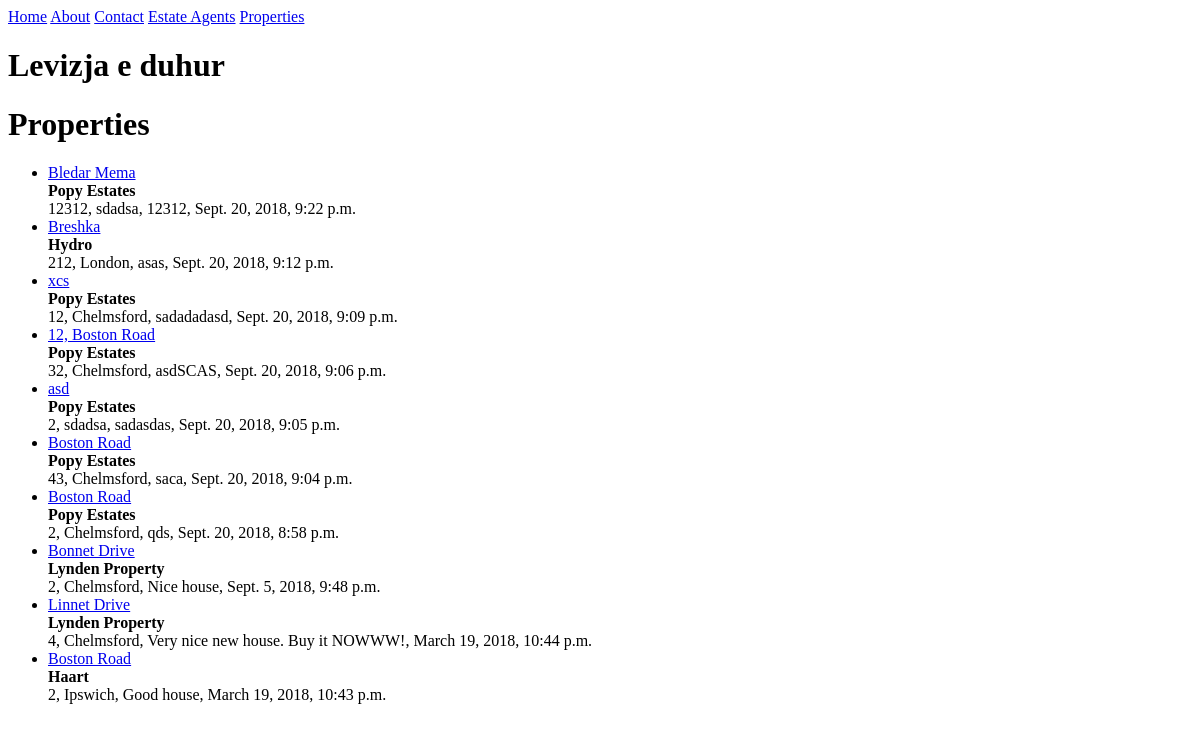
The page /property/ on the database as committed earlier.
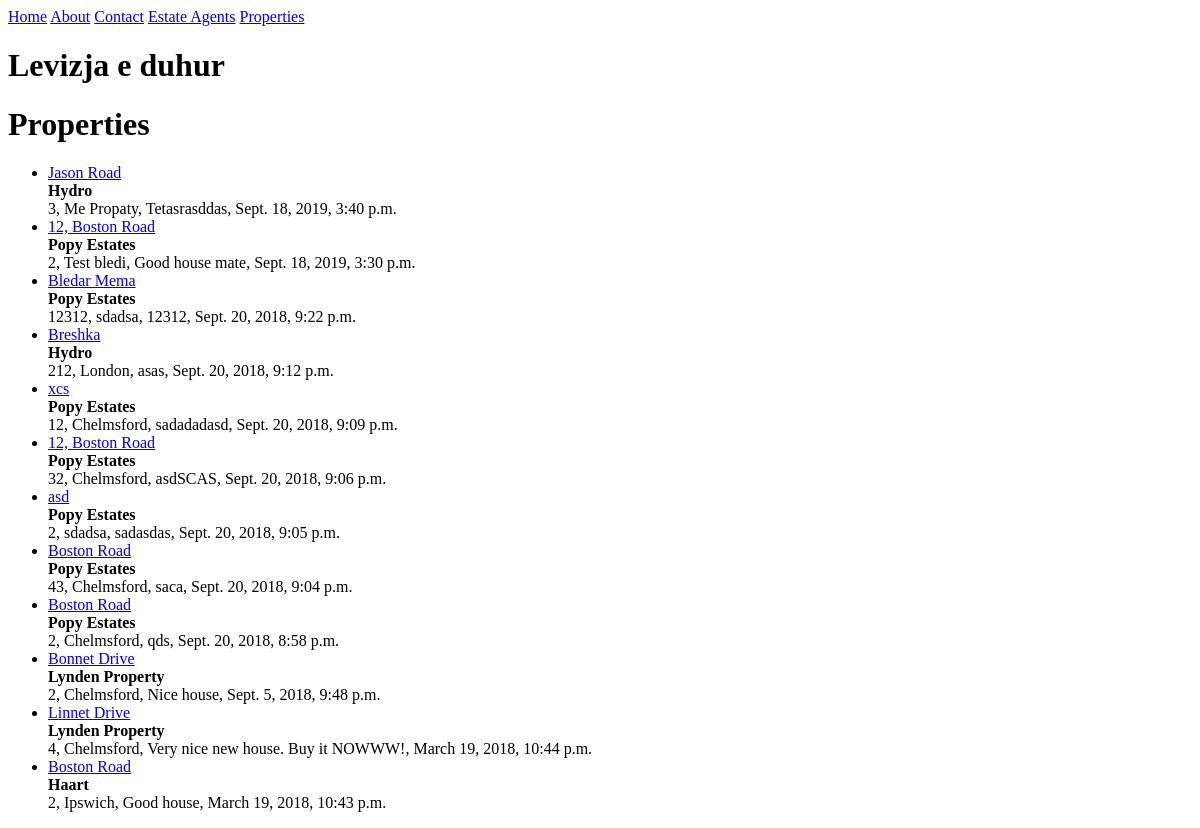
The same page on the database as committed later.
### property/models.py (models this page shows, shortened)
class Property(models.Model):
	user 			= models.ForeignKey(settings.AUTH_USER_MODEL, on_delete=models.CASCADE)
	estate_agent 	= models.ForeignKey(EstateAgent, on_delete=models.CASCADE)
	location		= models.CharField(max_length=120)
	street_name 	= models.CharField(max_length=120)
	property_type	= models.CharField(max_length=120)
	number_rooms	= models.IntegerField()
	description 	= models.TextField(blank=True, null=True, help_text="Enter details of the property")
	timestamp		= models.DateTimeField(auto_now_add=True)
	updated			= models.DateTimeField(auto_now=True)
	def get_absolute_url(self):
		return reverse('property:detail', kwargs={'pk': self.pk})
	class Meta:
		ordering = ['-timestamp', '-updated']

### estate_agent/models.py (models this page shows, shortened)
class EstateAgent(models.Model):
	name				= models.CharField(max_length=120)
	address1			= models.CharField(max_length=120, null=True, blank=True)
	address2			= models.CharField(max_length=120, null=True, blank=True) # , validators=[validate_location]
	postcode			= models.CharField(max_length=8)
	timestamp			= models.DateTimeField(auto_now_add=True)
	updated				= models.DateTimeField(auto_now=True)
	slug				= models.SlugField(null=True, blank=True)
	def __str__(self):
		return self.name

### property/views.py (the view)
class PropertyListView(ListView):
    def get_queryset(self):
        return Property.objects.filter()

### property/templates/property/property_list.html (shortened to what this page needs)
{% extends "base.html" %}
{% block content%}
<h1>Properties</h1>
<ul>
	{% for obj in object_list %}
		<li><a href='{{obj.get_absolute_url }}'>{{ obj.street_name }}</a><br/>
		<b>{{ obj.estate_agent }}</b> <br />{{ obj.number_rooms }}, {{ obj.location }}, {{ obj.description }}, {{ obj.timestamp }} </li>
	{% endfor %}
</ul>
{% endblock content %}

Rows that differ between the two databases and show on the page:
added Property: street_name "Jason Road", estate_agent "Hydro", number_rooms "3", location "Me Propaty", description "Tetasrasddas", timestamp "Sept. 18, 2019, 3:40 p.m."
added Property: street_name "12, Boston Road", estate_agent "Popy Estates", number_rooms "2", location "Test bledi", description "Good house mate", timestamp "Sept. 18, 2019, 3:30 p.m."
